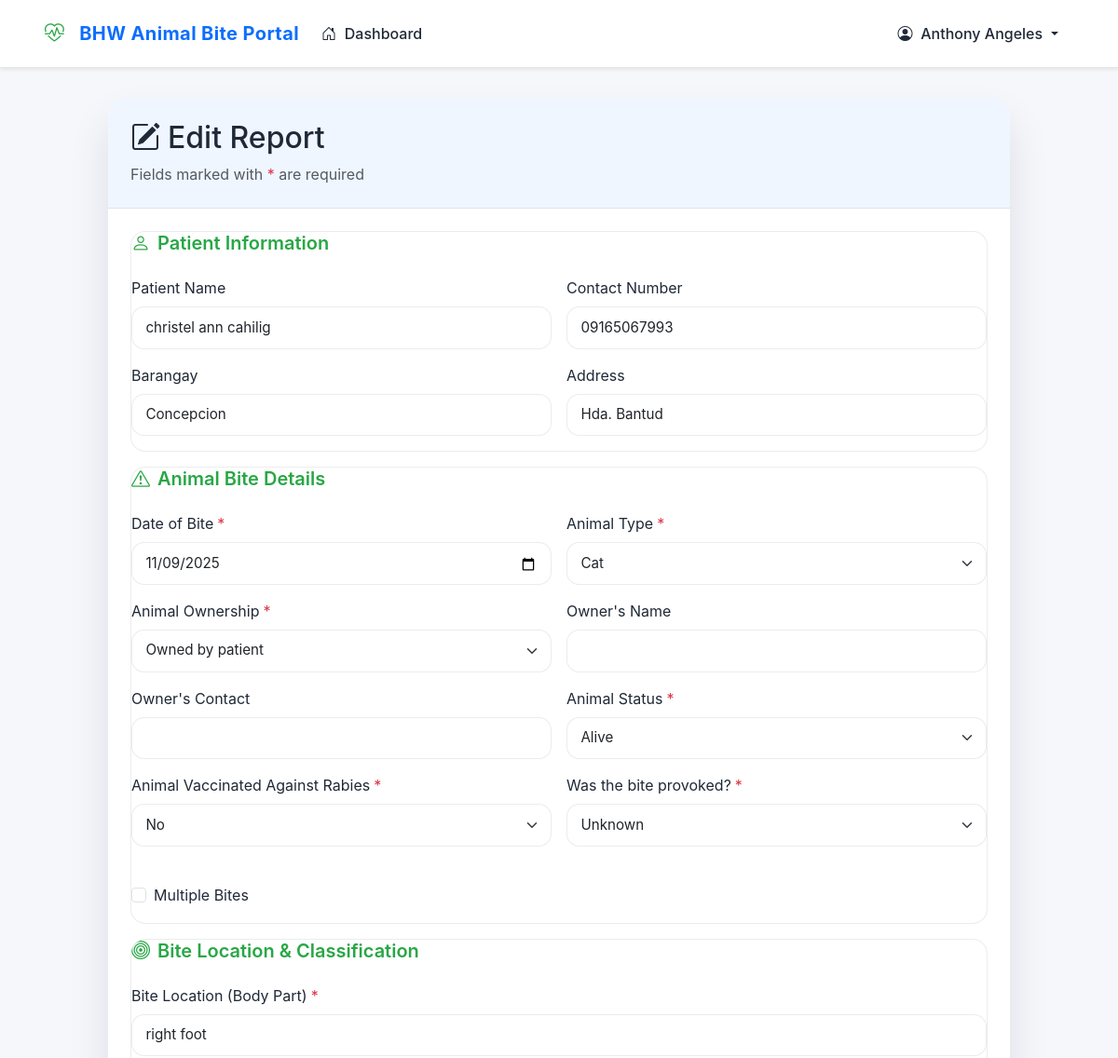
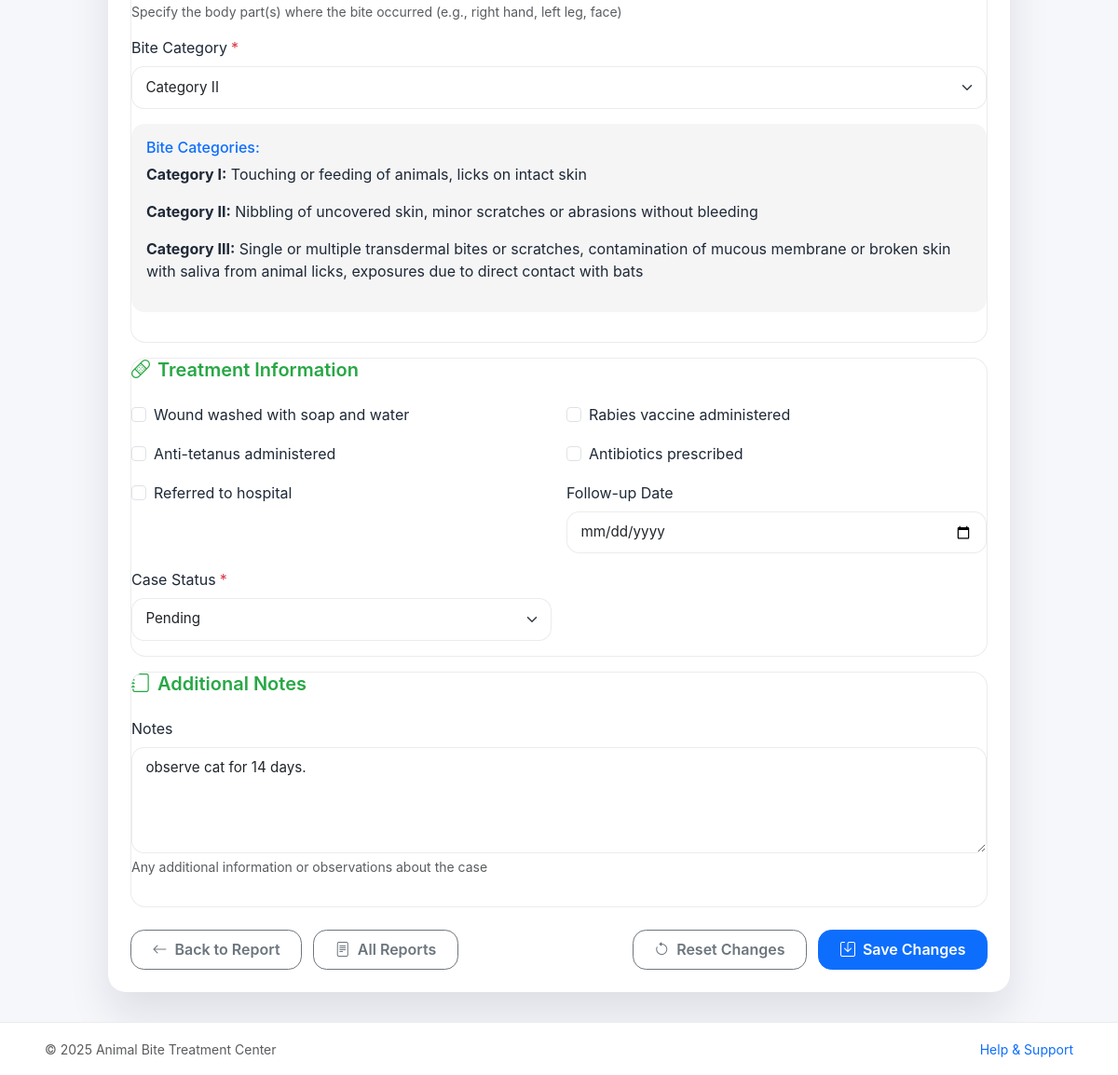
/src/staff/edit_report.php?id=103 (signed in), run on the app's committed database (2 pictures, top to bottom).
### tables this page shows
CREATE TABLE `staff` (
  `staffId` int(11) NOT NULL,
  `firstName` varchar(24) DEFAULT NULL,
  `lastName` varchar(30) DEFAULT NULL,
  `birthDate` date DEFAULT NULL,
  `address` varchar(255) DEFAULT NULL,
  `contactNumber` varchar(20) DEFAULT NULL,
  `email` varchar(255) DEFAULT NULL,
  `password` varchar(255) DEFAULT NULL
);

CREATE TABLE `reports` (
  `reportId` int(11) NOT NULL,
  `patientId` int(11) DEFAULT NULL,
  `staffId` int(11) DEFAULT NULL,
  `biteDate` date NOT NULL,
  `reportDate` timestamp NOT NULL DEFAULT current_timestamp(),
  `animalType` enum('Dog','Cat','Rat','Monkey','Bat','Other') NOT NULL,
  `animalOtherType` varchar(50) DEFAULT NULL,
  `animalOwnership` enum('Stray','Owned by patient','Owned by neighbor','Owned by unknown person','Unknown') NOT NULL,
  `ownerName` varchar(100) DEFAULT NULL,
  `ownerContact` varchar(20) DEFAULT NULL,
  `animalStatus` enum('Alive','Dead','Unknown') NOT NULL DEFAULT 'Unknown',
  `animalVaccinated` enum('Yes','No','Unknown') NOT NULL DEFAULT 'Unknown',
  `biteLocation` varchar(255) NOT NULL,
  `biteType` enum('Category I','Category II','Category III') NOT NULL,
  `multipleBites` tinyint(1) NOT NULL DEFAULT 0,
  `provoked` enum('Yes','No','Unknown') NOT NULL DEFAULT 'Unknown',
  `washWithSoap` tinyint(1) NOT NULL DEFAULT 0,
  `rabiesVaccine` tinyint(1) NOT NULL DEFAULT 0,
  `rabiesVaccineDate` date DEFAULT NULL,
  `antiTetanus` tinyint(1) NOT NULL DEFAULT 0,
  `antiTetanusDate` date DEFAULT NULL,
  `antibiotics` tinyint(1) NOT NULL DEFAULT 0,
  `antibioticsDetails` varchar(255) DEFAULT NULL,
  `referredToHospital` tinyint(1) NOT NULL DEFAULT 0,
  `hospitalName` varchar(255) DEFAULT NULL,
  `followUpDate` date DEFAULT NULL,
  `notes` text DEFAULT NULL,
  `status` enum('pending','in_progress','completed','referred') NOT NULL DEFAULT 'pending',
  `updated_at` timestamp NOT NULL DEFAULT current_timestamp() ON UPDATE current_timestamp()
);

CREATE TABLE `patients` (
  `patientId` int(11) NOT NULL,
  `firstName` varchar(50) NOT NULL,
  `lastName` varchar(50) NOT NULL,
  `gender` enum('Male','Female','Other') DEFAULT NULL,
  `dateOfBirth` date DEFAULT NULL,
  `contactNumber` varchar(20) DEFAULT NULL,
  `email` varchar(100) DEFAULT NULL,
  `address` text DEFAULT NULL,
  `barangay` enum('Bubog','Cabatangan','Zone 4-A (Pob.)','Zone 4 (Pob.)','Concepcion','Dos Hermanas','Efigenio Lizares','Zone 7 (Pob.)','Zone 14-B (Pob.)','Zone 12-A (Pob.)','Zone 10 (Pob.)','Zone 5 (Pob.)','Zone 16 (Pob.)','Matab-ang','Zone 9 (Pob.)','Zone 6 (Pob.)','Zone 14 (Pob.)','San Fernando','Zone 15 (Pob.)','Zone 14-A (Pob.)','Zone 11 (Pob.)','Zone 8 (Pob.)','Zone 12 (Pob.)','Zone 1 (Pob.)','Zone 2 (Pob.)','Zone 3 (Pob.)','Katilingban') DEFAULT NULL,
  `city` varchar(100) DEFAULT NULL,
  `medicalHistory` text DEFAULT NULL,
  `emergencyContact` varchar(100) DEFAULT NULL,
  `emergencyContactNumber` varchar(20) DEFAULT NULL,
  `created_at` timestamp NOT NULL DEFAULT current_timestamp(),
  `updated_at` timestamp NOT NULL DEFAULT current_timestamp() ON UPDATE current_timestamp(),
  `middleName` varchar(45) NOT NULL,
  `province` varchar(155) NOT NULL,
  `emergencyPhone` int(11) NOT NULL,
  `allergies` text DEFAULT NULL,
  `previousRabiesVaccine` text DEFAULT NULL
);

### src/staff/edit_report.php (the view, shortened to what the rows shown need)
<?php
require_once '../conn/conn.php';
try {
    $stmt = $pdo->prepare("SELECT firstName, lastName FROM staff WHERE staffId = ?");
    $stmt->execute([$_SESSION['staffId']]);
    $staff = $stmt->fetch(PDO::FETCH_ASSOC);
} catch (PDOException $e) {
    $staff = ['firstName' => 'User', 'lastName' => ''];
}
$reportId = (int)$_GET['id'];
$report = [];
try {
    $reportStmt = $pdo->prepare("
        SELECT r.*, p.firstName, p.lastName, p.dateOfBirth, p.gender, p.barangay, p.contactNumber, p.address
        FROM reports r
        JOIN patients p ON r.patientId = p.patientId
        WHERE r.reportId = ?
    ");
    $reportStmt->execute([$reportId]);
    $report = $reportStmt->fetch(PDO::FETCH_ASSOC);
} catch (PDOException $e) {
    $error = "Database error: " . $e->getMessage();
}
?>
<!DOCTYPE html>
<html lang="en">
<head>
    <link href="https://cdn.jsdelivr.net/npm/bootstrap@5.3.0/dist/css/bootstrap.min.css" rel="stylesheet">
    <link rel="stylesheet" href="https://cdn.jsdelivr.net/npm/bootstrap-icons@1.11.1/font/bootstrap-icons.css">
</head>
<body>
    <?php $activePage = 'reports'; include 'navbar.php'; ?>
    <div class="report-container">
        <div class="form-card">
            <div class="form-header">
                <div class="d-flex justify-content-between align-items-center">
                    <h2 class="mb-0"><i class="bi bi-pencil-square me-2"></i>Edit Report</h2>
                </div>
            </div>
            <div class="form-body">
                <form method="POST" action="<?php echo htmlspecialchars($_SERVER['PHP_SELF'] . '?id=' . $reportId); ?>">
                    <div class="form-section">
                        <div class="row g-3">
                            <div class="col-md-6">
                                <label class="form-label">Patient Name</label>
                                <input type="text" class="form-control" value="<?php echo htmlspecialchars($report['firstName'] . ' ' . $report['lastName']); ?>" readonly>
                            </div>
                            <div class="col-md-6">
                                <label class="form-label">Contact Number</label>
                                <input type="text" class="form-control" value="<?php echo htmlspecialchars($report['contactNumber'] ?? ''); ?>" readonly>
                            </div>
                            <div class="col-md-6">
                                <label class="form-label">Barangay</label>
                                <input type="text" class="form-control" value="<?php echo htmlspecialchars($report['barangay']); ?>" readonly>
                            </div>
                            <div class="col-md-6">
                                <label class="form-label">Address</label>
                                <input type="text" class="form-control" value="<?php echo htmlspecialchars($report['address'] ?? ''); ?>" readonly>
                            </div>
                        </div>
                    </div>
                    <div class="form-section">
                        <div class="row g-3">
                            <div class="col-md-6">
                                <label for="bite_date" class="form-label required-field">Date of Bite</label>
                                <input type="date" class="form-control" id="bite_date" name="bite_date" value="<?php echo htmlspecialchars($report['biteDate']); ?>" required>
                            </div>
                            <div class="col-md-6">
                                <label for="animal_type" class="form-label required-field">Animal Type</label>
                                <select class="form-select" id="animal_type" name="animal_type" required>
                                    <option value="Cat" <?php echo $report['animalType'] === 'Cat' ? 'selected' : ''; ?>>Cat</option>
                                </select>
                            </div>
                            <div class="col-md-6">
                                <label for="animal_ownership" class="form-label required-field">Animal Ownership</label>
                                <select class="form-select" id="animal_ownership" name="animal_ownership" required>
                                    <option value="Owned by patient" <?php echo $report['animalOwnership'] === 'Owned by patient' ? 'selected' : ''; ?>>Owned by patient</option>
                                </select>
                            </div>
                            <div class="col-md-6">
                                <label for="animal_status" class="form-label required-field">Animal Status</label>
                                <select class="form-select" id="animal_status" name="animal_status" required>
                                    <option value="Alive" <?php echo $report['animalStatus'] === 'Alive' ? 'selected' : ''; ?>>Alive</option>
                                </select>
                            </div>
                            <div class="col-md-6">
                                <label for="animal_vaccinated" class="form-label required-field">Animal Vaccinated Against Rabies</label>
                                <select class="form-select" id="animal_vaccinated" name="animal_vaccinated" required>
                                    <option value="No" <?php echo $report['animalVaccinated'] === 'No' ? 'selected' : ''; ?>>No</option>
                                </select>
                            </div>
                            <div class="col-md-6">
                                <label for="provoked" class="form-label required-field">Was the bite provoked?</label>
                                <select class="form-select" id="provoked" name="provoked" required>
                                    <option value="Unknown" <?php echo $report['provoked'] === 'Unknown' ? 'selected' : ''; ?>>Unknown</option>
                                </select>
                            </div>
                            <div class="col-md-6">
                                <div class="form-check mt-4">
                                    <input class="form-check-input" type="checkbox" id="multiple_bites" name="multiple_bites" <?php echo $report['multipleBites'] ? 'checked' : ''; ?>>
                                    <label class="form-check-label" for="multiple_bites">
                                        Multiple Bites
                                    </label>
                                </div>
                            </div>
                        </div>
                    </div>
                    <div class="form-section">
                        <div class="row g-3">
                            <div class="col-md-12">
                                <label for="bite_location" class="form-label required-field">Bite Location (Body Part)</label>
                                <input type="text" class="form-control" id="bite_location" name="bite_location" value="<?php echo htmlspecialchars($report['biteLocation']); ?>" required>
                                <div class="form-text">Specify the body part(s) where the bite occurred (e.g., right hand, left leg, face)</div>
                            </div>
                            <div class="col-md-12">
                                <label for="bite_type" class="form-label required-field">Bite Category</label>
                                <select class="form-select" id="bite_type" name="bite_type" required>
                                    <option value="Category II" <?php echo $report['biteType'] === 'Category II' ? 'selected' : ''; ?>>Category II</option>
                                </select>
                                <div class="category-info mt-3">
                                    <h5>Bite Categories:</h5>
                                    <p><strong>Category I:</strong> Touching or feeding of animals, licks on intact skin</p>
                                    <p><strong>Category II:</strong> Nibbling of uncovered skin, minor scratches or abrasions without bleeding</p>
                                    <p></p>
                                </div>
                            </div>
                        </div>
                    </div>
                    <div class="form-section">
                        <div class="row g-3">
                            <div class="col-md-6">
                                <div class="form-check">
                                    <input class="form-check-input" type="checkbox" id="wash_with_soap" name="wash_with_soap" <?php echo $report['washWithSoap'] ? 'checked' : ''; ?>>
                                    <label class="form-check-label" for="wash_with_soap">
                                        Wound washed with soap and water
                                    </label>
                                </div>
                            </div>
                            <div class="col-md-6">
                                <div class="form-check">
                                    <input class="form-check-input" type="checkbox" id="rabies_vaccine" name="rabies_vaccine" <?php echo $report['rabiesVaccine'] ? 'checked' : ''; ?>>
                                    <label class="form-check-label" for="rabies_vaccine">
                                        Rabies vaccine administered
                                    </label>
                                </div>
                            </div>
                            <div class="col-md-6">
                                <div class="form-check">
                                    <input class="form-check-input" type="checkbox" id="anti_tetanus" name="anti_tetanus" <?php echo $report['antiTetanus'] ? 'checked' : ''; ?>>
                                    <label class="form-check-label" for="anti_tetanus">
                                        Anti-tetanus administered
                                    </label>
                                </div>
                            </div>
                            <div class="col-md-6">
                                <div class="form-check">
                                    <input class="form-check-input" type="checkbox" id="antibiotics" name="antibiotics" <?php echo $report['antibiotics'] ? 'checked' : ''; ?>>
                                    <label class="form-check-label" for="antibiotics">
                                        Antibiotics prescribed
                                    </label>
                                </div>
                            </div>
                            <div class="col-md-6">
                                <div class="form-check">
                                    <input class="form-check-input" type="checkbox" id="referred_to_hospital" name="referred_to_hospital" <?php echo $report['referredToHospital'] ? 'checked' : ''; ?>>
                                    <label class="form-check-label" for="referred_to_hospital">
                                        Referred to hospital
                                    </label>
                                </div>
                            </div>
                            <div class="col-md-6">
                                <label for="status" class="form-label required-field">Case Status</label>
                                <select class="form-select" id="status" name="status" required>
                                    <option value="pending" <?php echo $report['status'] === 'pending' ? 'selected' : ''; ?>>Pending</option>
                                </select>
                            </div>
                        </div>
                    </div>
                    <div class="form-section">
                        <div class="mb-3">
                            <label for="notes" class="form-label">Notes</label>
                            <textarea class="form-control" id="notes" name="notes" rows="4"><?php echo htmlspecialchars($report['notes'] ?? ''); ?></textarea>
                            <div class="form-text">Any additional information or observations about the case</div>
                        </div>
                    </div>
                </form>
            </div>
        </div>
    </div>
</body>
</html>

### src/staff/navbar.php (shortened to what the rows shown need)
<nav class="navbar navbar-expand-lg navbar-light bg-white sticky-top shadow-sm">
  <div class="container">
    <div class="collapse navbar-collapse" id="navbarNav">
      <div class="d-flex align-items-center">
        <div class="dropdown">
          <a class="nav-link dropdown-toggle" href="#" role="button" id="userDropdown" data-bs-toggle="dropdown" aria-expanded="false">
            <i class="bi bi-person-circle me-1"></i> <?php echo isset($staff) ? htmlspecialchars($staff['firstName'] . ' ' . $staff['lastName']) : 'Staff'; ?>
          </a>
        </div>
      </div>
    </div>
  </div>
</nav>
<link rel="stylesheet" href="../css/system-theme.css">

### data on the page
staff: firstName+lastName "Anthony Angeles"
reports: patientId.lastName "christel ann cahilig", patientId.contactNumber "09165067993", patientId.barangay "Concepcion", patientId.address "Hda. Bantud", bite_date "11/09/2025", animal_type "Cat", animal_ownership "Owned by patient", animal_status "Alive", animal_vaccinated "No", provoked "Unknown", bite_location "right foot", bite_type "Category II", status "Pending", notes "observe cat for 14 days."
